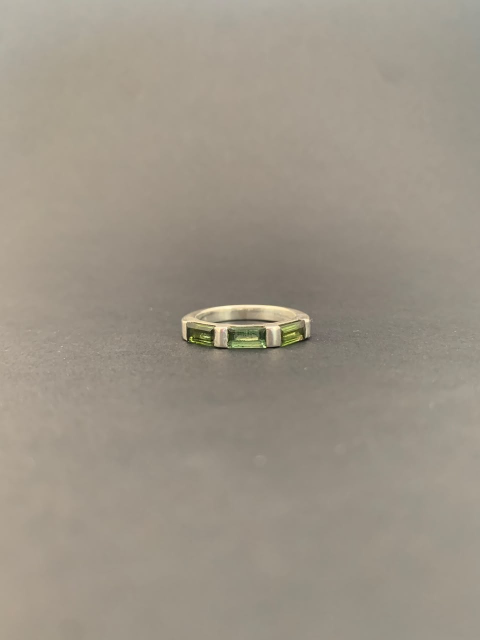
#> input picture fotos/anillo-3-turmalinas-01.jpg, 960 x 1280 px (shown at 1/2 size)
$ python -i detector_joya.py   (imports and definitions only)
#> lines starting #> are read from the running program, lines starting #| are printed output that depends on the picture
#> further down, picture is the input picture: PIL image 960x1280 RGB; mean R, G, B 157.1, 148.9, 135.8
#!/usr/bin/env python3
"""Detector de joya sobre fondo de estudio.

Señal principal: RANGO DINAMICO LOCAL (max - min en una ventana chica).
Medido sobre las fotos de este catalogo, el fondo del mantel queda en 5-15
(de 255) y la joya llega a 130-220: una separacion de 10 a 20 veces. Las bandas
de tono, el degradado y el desenfoque del fondo —que enganaban a los detectores
por gradiente de las versiones anteriores— aqui no aparecen, porque son
variaciones lentas: dentro de una ventana chica casi no cambian.

Se le suma el rango de croma, para las piedras de color que tienen poco
contraste de luminancia contra el gris pero saltan a la vista.

La caja NO se saca del contorno binario sino de la distribucion de energia.
Motivo medido: la mascara siempre arrastra algo pegado a la pieza —tipicamente
la franja del mantel que quedo enfocada y si tiene textura real— y eso disparaba
el ancho de la caja al cuadro completo. Esas colas aportan poquisima energia
comparadas con el metal, asi que recortar por percentil de energia las deja
fuera solas, sin un umbral que haya que calibrar foto por foto.

Devuelve, en coordenadas 0..1:
  nucleo — el cuerpo de la pieza (con lo que se encuadra)
  full   — la pieza entera, cadena incluida
"""
import numpy as np
from PIL import Image
from scipy.ndimage import (gaussian_filter, maximum_filter, minimum_filter,
                           binary_closing, binary_fill_holes, label,
                           binary_dilation, binary_erosion, binary_propagation)

WORK = 640           # lado mayor al que se analiza (no la salida)
BORDE_MALO_MAX_PX = 8
BORDE_MALO_SAT = 25

VENTANA    = 0.020   # ventana del rango local, fraccion del lado menor
ALTO_FONDO = 5.0     # umbral alto = nivel de fondo x esto
ALTO_PICO  = 0.28    # ...o esta fraccion del pico, lo que sea mayor
BAJO_FONDO = 2.2     # hasta donde se deja crecer por histeresis
BAJO_PICO  = 0.08
COMP_MIN   = 0.02    # componentes menores a esto del mayor se descartan
COMP_PICO  = 0.35    # un componente es pieza si su pico llega a esto del global
                     # (una sombra difusa nunca lo alcanza; un segundo aro si)
ENERGIA_EXP    = 2.0    # la energia se eleva a esto: la pieza pesa mas que la cola
CORTE_NUCLEO   = 0.02   # 2%-98% de la energia  -> cuerpo de la pieza
CORTE_COMPLETO = 0.002  # 0.2%-99.8%            -> pieza entera


# [22 lines left out: function sin_borde_malo, not called in this run]


def _rango(x, k):
    return maximum_filter(x, k) - minimum_filter(x, k)


def mapa_rango(img):
    """Devuelve (imagen reducida, mapa de rango local)."""
    W0, H0 = img.size
#> W0 = 960; H0 = 1280
    sc = WORK / max(W0, H0)
#> sc = 0.5
    small = img.resize((max(16, int(W0 * sc)), max(16, int(H0 * sc))), Image.LANCZOS)
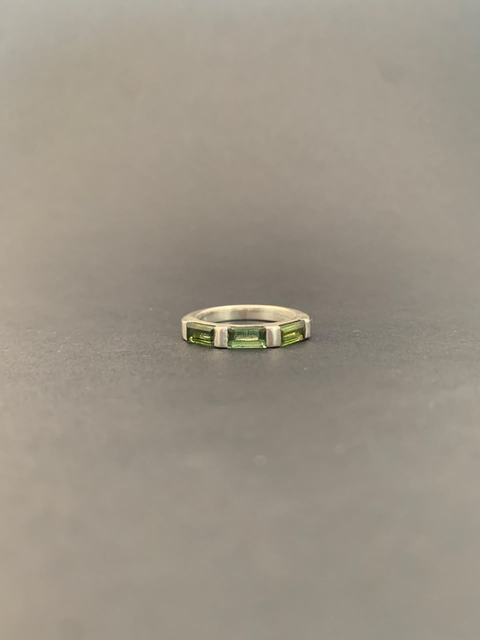
#> small: PIL image 480x640 RGB; mean R, G, B 157.1, 148.9, 135.8
    a = np.asarray(small).astype(np.float32)
    lado = min(a.shape[:2])
#> lado = 480
    k = max(3, int(lado * VENTANA))
#> k = 9
    gray = gaussian_filter(a.mean(-1), 1.0)
    croma = gaussian_filter(np.linalg.norm(a - a.mean(-1)[..., None], axis=-1), 1.0)
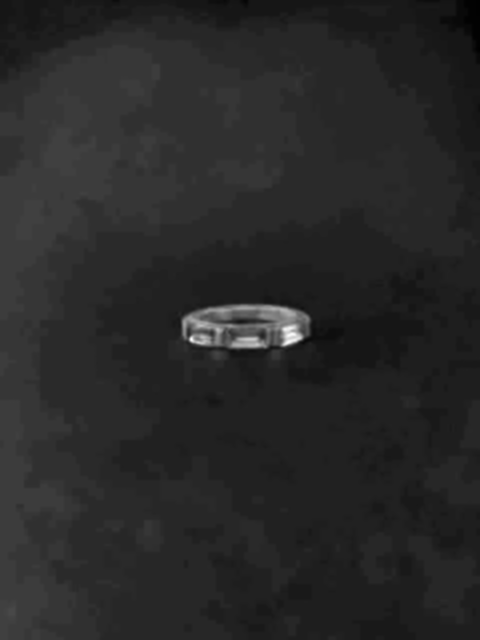
#> croma: shape (640, 480) float32; min 5.88, max 64.58, mean 15.2; drawn with min black and max white
    Rt = np.maximum(_rango(gray, k), _rango(croma, k) * 1.5)
#> in _rango, `return maximum_filter(x, k) - minimum_filter(x, k)`:
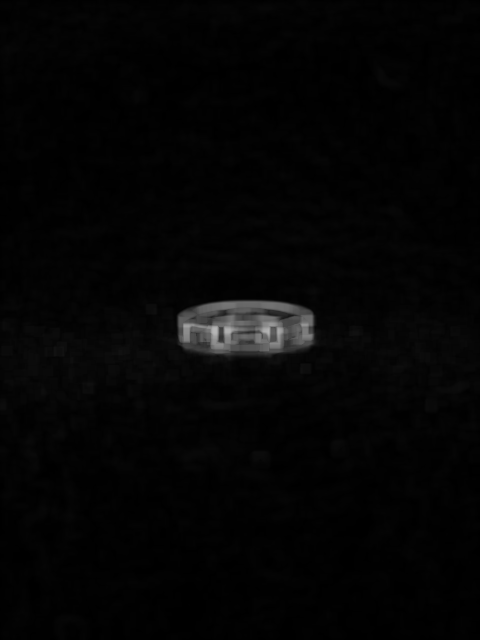
#> returned value: shape (640, 480) float32; min 0, max 182.9, mean 5.1
    return small, gaussian_filter(Rt, 1.0)


# [80 lines left out: function detectar, not called in this run]

>>> from PIL import Image
>>> picture = Image.open('../fotos/anillo-3-turmalinas-01.jpg')
>>> result = mapa_rango(picture)
